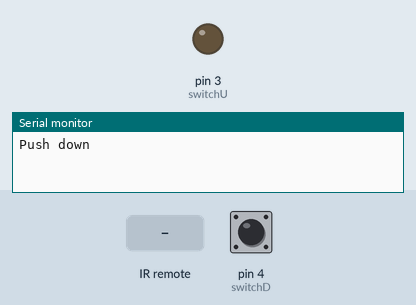
This sketch was run on a simulated Arduino Uno, built with avr-gcc and run on an emulated ATmega328P. On the bench: output pins drawn as LEDs (lit = HIGH), the last lines printed to the serial monitor. Inputs (shaded band) come from the test bench; at power-on: pin 4 (switchD) LOW. At 2.5 s the program stops and its outputs stay as they are.

Above: at 0.8 s.
0.9 s: pin 4 (switchD) pulled LOW for 0.15 s
2.5 s: infrared code 0xAAA received
At 3.5 s:
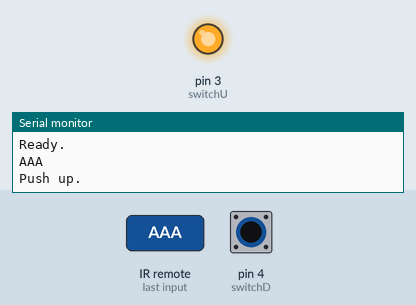
Timing chart, 0 to 4.0 s (numbered marks = the images above; inputs shaded):
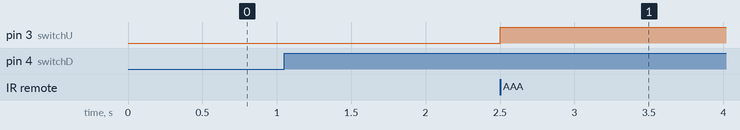

Measured:
- after the input at 2.5 s, pin 3 (switchU): LOW → HIGH at once

The sketch:

container.ino
```cpp
#include <IRremote.h>

const int RECV_PIN = 5;
const int switchU = 3;
const int switchD = 4;
IRrecv irrecv(RECV_PIN);
decode_results results;

void setup() {
  // put your setup code here, to run once:
  Serial.begin(9600);
  irrecv.enableIRIn(); // Start the receiver
  pinMode(switchU, OUTPUT);
  pinMode(switchU, OUTPUT);
  pushDown();
  Serial.println("Ready.");
}

void loop() {
  if (irrecv.decode(&results)) {
    Serial.println(results.value, HEX);
    switch(results.value) {
      case 0xaaa:
        pushUp();
        break;
      case 0xbbb:
        pushDown();
        break;
    }
    irrecv.resume(); // Receive the next value
  }
  delay(50);
}

void pushUp() {
  digitalWrite(switchU, HIGH);
  Serial.println("Push up.");
  while(digitalRead(switchU));
  stopPush();
}

void pushDown() {
  digitalWrite(switchD, HIGH);
  Serial.println("Push down");
  while(digitalRead(switchD));
  stopPush();
}

void stopPush() {
  digitalWrite(switchU, LOW);
  digitalWrite(switchD, LOW);
}
```
